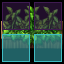

The image is a tile-based game level rendered from a .tmx file. Its description and source (layers, tilesets, objects; grid data summarised) follow:
An orthogonal 2x2 tile map with 32x32 px tiles, 3 tile layers (objects, collision, lights), 1 hidden layer not drawn, 6 tilesets.

<map version="1.0" orientation="orthogonal" width="2" height="2" tilewidth="32" tileheight="32">
 <tileset firstgid="1" name="furniture-modern" tilewidth="32" tileheight="32">
  <image source="../maps/graphics/tiles/furniture-modern.png" width="512" height="512" />
 </tileset>
 <tileset firstgid="257" name="furniture-placement" tilewidth="32" tileheight="32">
  <image source="../maps/graphics/tiles/furniture-placement.png" width="64" height="64" />
  <tile id="2">
   <properties>
    <property name="constraint" value="ground" />
   </properties>
  </tile>
  <tile id="3">
   <properties>
    <property name="constraint" value="wall" />
   </properties>
  </tile>
 </tileset>
 <tileset firstgid="261" name="collision" tilewidth="32" tileheight="32">
  <image source="../maps/graphics/tiles/collision.png" width="64" height="64" />
  <tile id="0">
   <properties>
    <property name="collision" value="short" />
   </properties>
  </tile>
 </tileset>
 <tileset firstgid="265" name="furniture-lab" tilewidth="32" tileheight="32">
  <image source="../maps/graphics/tiles/furniture-lab.png" width="512" height="512" />
 </tileset>
 <tileset firstgid="521" name="future-obj3" tilewidth="32" tileheight="32">
  <image source="../image-atlases/future-obj3.png" width="512" height="512" />
 </tileset>
 <tileset firstgid="777" name="future-obj4" tilewidth="32" tileheight="32">
  <image source="../image-atlases/future-obj4.png" width="512" height="512" />
 </tileset>
 <layer name="objects" width="2" height="2">
  <data>[4 cells, 4 non-empty, 4 distinct tile ids]</data>
 </layer>
 <layer name="constraints" width="2" height="2" visible="0">
  <data>[4 cells, 4 non-empty, 2 distinct tile ids]</data>
 </layer>
 <layer name="collision" width="2" height="2">
  <data>[4 cells, 2 non-empty, 1 distinct tile ids]</data>
 </layer>
 <layer name="lights" width="2" height="2">
  <properties>
   <property name="b" value=".4" />
   <property name="g" value=".9" />
   <property name="r" value=".2" />
  </properties>
  <data>[4 cells, 2 non-empty, 1 distinct tile ids]</data>
 </layer>
</map>
